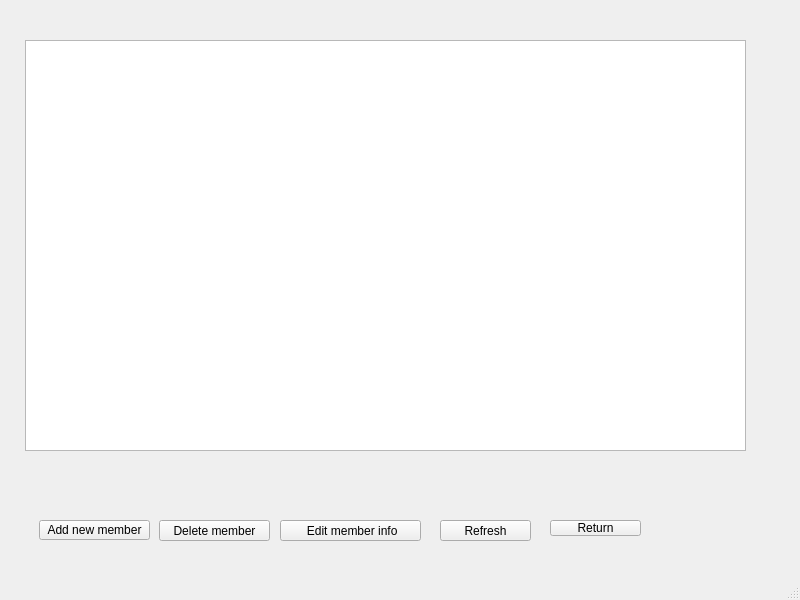
<?xml version="1.0" encoding="UTF-8"?>
<ui version="4.0">
 <class>Viewmemberlist</class>
 <widget class="QMainWindow" name="Viewmemberlist">
  <property name="geometry">
   <rect>
    <x>0</x>
    <y>0</y>
    <width>800</width>
    <height>600</height>
   </rect>
  </property>
  <property name="windowTitle">
   <string>MainWindow</string>
  </property>
  <widget class="QWidget" name="centralwidget">
   <widget class="QTableView" name="tableView">
    <property name="geometry">
     <rect>
      <x>25</x>
      <y>40</y>
      <width>721</width>
      <height>411</height>
     </rect>
    </property>
   </widget>
   <widget class="QPushButton" name="pushButton">
    <property name="geometry">
     <rect>
      <x>39</x>
      <y>520</y>
      <width>111</width>
      <height>20</height>
     </rect>
    </property>
    <property name="text">
     <string>Add new member</string>
    </property>
   </widget>
   <widget class="QPushButton" name="pushButton_deletemember">
    <property name="geometry">
     <rect>
      <x>159</x>
      <y>520</y>
      <width>111</width>
      <height>21</height>
     </rect>
    </property>
    <property name="text">
     <string>Delete member</string>
    </property>
   </widget>
   <widget class="QPushButton" name="pushButton_editMember">
    <property name="geometry">
     <rect>
      <x>280</x>
      <y>520</y>
      <width>141</width>
      <height>21</height>
     </rect>
    </property>
    <property name="text">
     <string> Edit member info</string>
    </property>
   </widget>
   <widget class="QPushButton" name="pushButton_refresh">
    <property name="geometry">
     <rect>
      <x>440</x>
      <y>520</y>
      <width>91</width>
      <height>21</height>
     </rect>
    </property>
    <property name="text">
     <string>Refresh</string>
    </property>
   </widget>
   <widget class="QPushButton" name="pushButton_return">
    <property name="geometry">
     <rect>
      <x>550</x>
      <y>520</y>
      <width>91</width>
      <height>16</height>
     </rect>
    </property>
    <property name="text">
     <string>Return</string>
    </property>
   </widget>
  </widget>
  <widget class="QMenuBar" name="menubar">
   <property name="geometry">
    <rect>
     <x>0</x>
     <y>0</y>
     <width>800</width>
     <height>17</height>
    </rect>
   </property>
  </widget>
  <widget class="QStatusBar" name="statusbar"/>
 </widget>
 <resources/>
 <connections/>
</ui>
